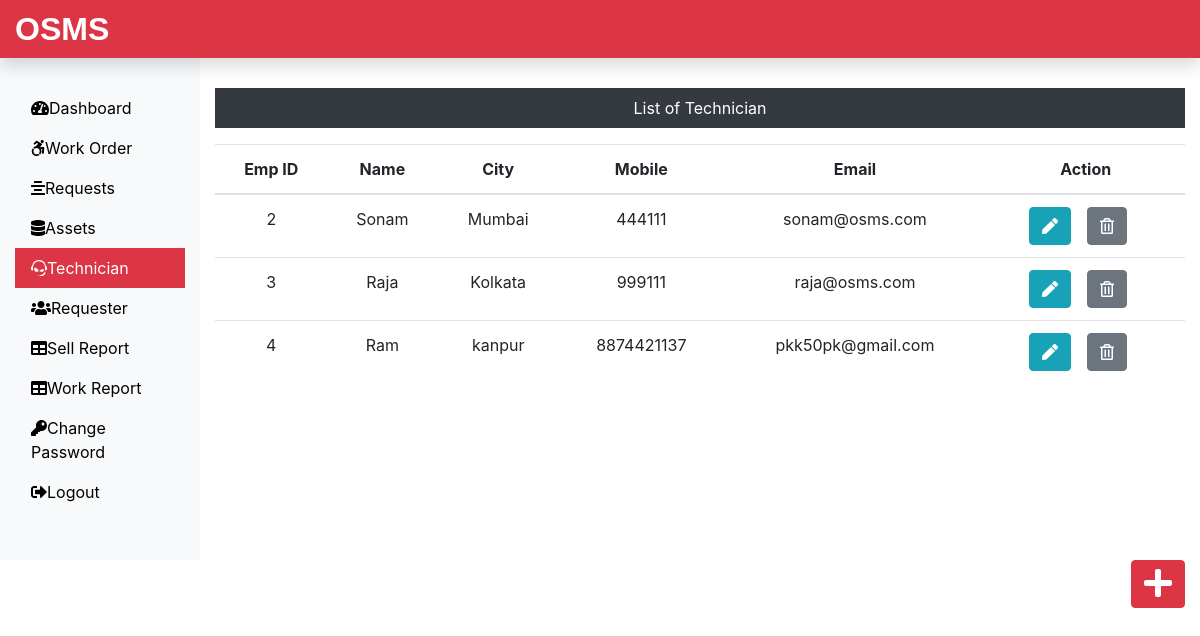
Screenshot of /Admin/technician.php (signed in) with the database file from the repository.
### tables this page shows
CREATE TABLE `technician_tb` (
  `empid` int(11) NOT NULL,
  `empName` varchar(60) NOT NULL,
  `empCity` varchar(60) NOT NULL,
  `empMobile` bigint(20) NOT NULL,
  `empEmail` varchar(60) NOT NULL
);

### Admin/technician.php (the view, shortened to what this page needs)
<?php
include('includes/header.php');
include('../dbConnection.php');
?>
<div class="col-sm-9 col-md-10 mt-5 text-center">
 <p class="bg-dark text-white p-2">List of Technician</p>
 <?php
  $sql = "SELECT * FROM technician_tb";
  $result = $conn->query($sql);
  if($result->num_rows > 0){
   echo '<table class="table">';
    echo '<thead>';
     echo '<tr>';
      echo '<th scope="col">Emp ID</th>';
      echo '<th scope="col">Name</th>';
      echo '<th scope="col">City</th>';
      echo '<th scope="col">Mobile</th>';
      echo '<th scope="col">Email</th>';
      echo '<th scope="col">Action</th>';
     echo '</tr>';
    echo '</thead>';
    echo '<tbody>';
     while($row = $result->fetch_assoc()){
      echo '<tr>';
       echo '<td>'.$row["empid"].'</td>';
       echo '<td>'.$row["empName"].'</td>';
       echo '<td>'.$row["empCity"].'</td>';
       echo '<td>'.$row["empMobile"].'</td>';
       echo '<td>'.$row["empEmail"].'</td>';
       echo '<td>';
        echo '<form action="editemp.php" class="d-inline" method="POST">';
         echo '<input type="hidden" name="id" value='.$row["empid"].'><button type="submit" class="btn btn-info mr-3" name="edit" value="Edit"><i class="fas fa-pen"></i></button>';
        echo '</form>';
        echo '<form action="" method="POST" class="d-inline">';
        echo '<input type="hidden" name="id" value='.$row["empid"].'><button type="submit" class="btn btn-secondary mr-3" name="delete" value="Delete"><i class="far fa-trash-alt"></i></button>';
       echo '</form>';
       echo '</td>';
      echo '</tr>';
     }
    echo '</tbody>';
   echo '</table>';
  } else {
   echo '0 Result';
  }
 ?>
</div>
  </div>
  <div class="float-right"><a href="insertemp.php" class="btn btn-danger"><i class="fas fa-plus fa-2x"></i></a></div>
 </div>
 </body>
</html>

### css/custom.css (style rules this page uses)
a { color: black; }

### rows the page displays
technician_tb: empid "2", empName "Sonam", empCity "Mumbai", empMobile "444111", empEmail "sonam@osms.com"
technician_tb: empid "3", empName "Raja", empCity "Kolkata", empMobile "999111", empEmail "raja@osms.com"
technician_tb: empid "4", empName "Ram", empCity "kanpur", empMobile "8874421137", empEmail "pkk50pk@gmail.com"
